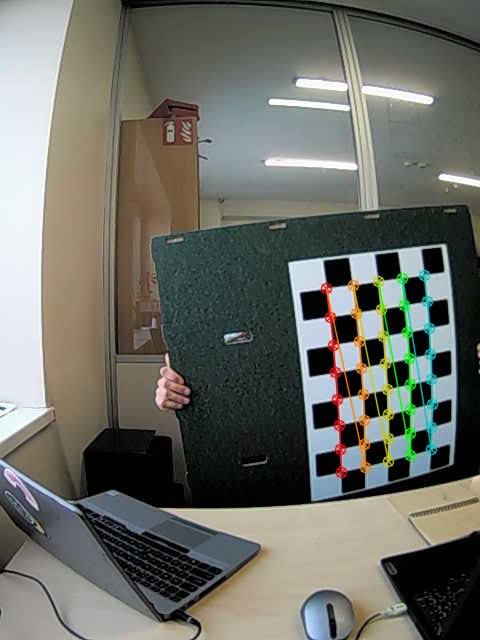
#> input picture main/intrinsic/calibration_images/cam0/calib_0.jpg, 480 x 640 px, given in place of the camera
$ python capture_calibration_images.py   (older library calls are emulated)
#> lines starting #> are read from the running program, lines starting #| are printed output that depends on the picture; after the words box and inside, x2 and y2 are one past the last pixel; in counts of white or black regions, pixels touching at a corner belong together
import cv2
import numpy as np
import argparse
import os
import time
from typing import Optional, Tuple

def has_cuda():
    try:
        return hasattr(cv2, 'cuda') and cv2.cuda.getCudaEnabledDeviceCount() > 0
    except:
        return False

def to_gray(img, use_gpu):
    if not use_gpu or not has_cuda():
        return cv2.cvtColor(img, cv2.COLOR_BGR2GRAY)
    try:
        gpu_img = cv2.cuda_GpuMat()
        gpu_img.upload(img)
        gpu_gray = cv2.cuda.cvtColor(gpu_img, cv2.COLOR_BGR2GRAY)
        return gpu_gray.download()
    except:
        return cv2.cvtColor(img, cv2.COLOR_BGR2GRAY)

def find_chessboard(gray, pattern_size, quality):
    cols, rows = pattern_size
    if quality == "best" and hasattr(cv2, 'findChessboardCornersSB'):
        flags = cv2.CALIB_CB_NORMALIZE_IMAGE | cv2.CALIB_CB_EXHAUSTIVE | cv2.CALIB_CB_ACCURACY
        ret, corners = cv2.findChessboardCornersSB(gray, (cols, rows), flags)
    else:
        flags = cv2.CALIB_CB_ADAPTIVE_THRESH | cv2.CALIB_CB_NORMALIZE_IMAGE
        ret, corners = cv2.findChessboardCorners(gray, (cols, rows), flags)

    if ret:
        return True, corners.reshape(-1, 1, 2).astype(np.float32)
    return False, None

def corners_changed_enough(prev_corners, new_corners, min_shift_px=14.0):
    if prev_corners is None:
        return True
    diff = prev_corners.reshape(-1, 2) - new_corners.reshape(-1, 2)
    mean_shift = np.mean(np.linalg.norm(diff, axis=1))
    return mean_shift >= min_shift_px


def blur_score_variance_of_laplacian(gray: np.ndarray) -> float:
    lap = cv2.Laplacian(gray, cv2.CV_64F)
    return float(lap.var())


def try_set_max_resolution(cap: cv2.VideoCapture) -> Tuple[int, int]:
    # OpenCV can't reliably query "max"; we try common resolutions top-down.
    candidates = [
        (3840, 2160),
        (2560, 1440),
        (1920, 1080),
        (1600, 1200),
        (1280, 720),
        (1024, 768),
        (800, 600),
        (640, 480),
    ]
    best_w, best_h = 0, 0
    for w, h in candidates:
        cap.set(cv2.CAP_PROP_FRAME_WIDTH, float(w))
        cap.set(cv2.CAP_PROP_FRAME_HEIGHT, float(h))
        # Grab a frame to let the driver apply settings.
        ok, frame = cap.read()
        if not ok or frame is None or frame.size == 0:
            continue
        got_h, got_w = frame.shape[:2]
        if got_w >= best_w and got_h >= best_h:
            best_w, best_h = got_w, got_h
        # If we got exactly what we asked for, stop early.
        if got_w == w and got_h == h:
            return got_w, got_h
#> this loop made 8 passes
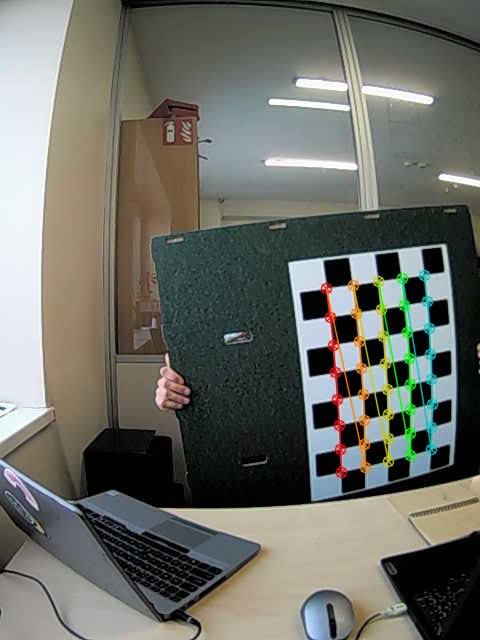
#> input picture main/intrinsic/calibration_images/cam0/calib_0.jpg, 480 x 640 px, given in place of the camera
#> after the loop, best_h = 640; best_w = 480
    if best_w > 0 and best_h > 0:
        return best_w, best_h
    # Fallback
    w = int(cap.get(cv2.CAP_PROP_FRAME_WIDTH) or 0)
    h = int(cap.get(cv2.CAP_PROP_FRAME_HEIGHT) or 0)
    return w, h

def main(argv=None):
    parser = argparse.ArgumentParser(description="Capture calibration images from camera.")
    parser.add_argument("--camera", type=int, default=0)
    parser.add_argument("--out", default="calibration_images")
    parser.add_argument("--count", type=int, default=30)
    parser.add_argument("--pattern", default="8x5", help="e.g. 8x5")
    parser.add_argument("--quality", choices=["fast", "best"], default="best")
    parser.add_argument("--use-gpu", action="store_true", default=True)
    parser.add_argument("--auto", action="store_true", default=True)
    parser.add_argument("--interval-ms", type=int, default=800)
    parser.add_argument("--try-max-res", action="store_true", default=True, help="Try to capture at highest camera resolution")
    parser.add_argument("--min-blur", type=float, default=120.0, help="Variance of Laplacian threshold; higher = sharper")
    parser.add_argument("--ext", choices=["png", "jpg"], default="png")
    parser.add_argument("--png-compression", type=int, default=0, help="0-9 (0 is fastest, still lossless)")
    parser.add_argument("--min-shift-px", type=float, default=14.0, help="Minimum chessboard pose change between saves")
    parser.add_argument("--preview", action="store_true", default=True, help="Show preview window")
    args = parser.parse_args(argv)

    cols, rows = map(int, args.pattern.replace(" ", "").split("x"))
    pattern_size = (cols, rows)

    os.makedirs(args.out, exist_ok=True)

    cap = cv2.VideoCapture(args.camera)
    if not cap.isOpened():
        raise SystemExit(f"Cannot open camera {args.camera}")

    # Prefer MJPG for higher throughput at high resolutions (many webcams)
    try:
        cap.set(cv2.CAP_PROP_FOURCC, cv2.VideoWriter_fourcc(*"MJPG"))
    except Exception:
        pass

    if args.try_max_res:
        w, h = try_set_max_resolution(cap)
#> w = 480; h = 640
    else:
        w = int(cap.get(cv2.CAP_PROP_FRAME_WIDTH) or 0)
        h = int(cap.get(cv2.CAP_PROP_FRAME_HEIGHT) or 0)

    print(f"Controls: [Space]=manual save  [A]=toggle auto  [Esc]=quit")
    print(f"Auto-capture: {args.auto} | GPU: {args.use_gpu and has_cuda()} | Quality: {args.quality}")
    print(f"Capture format: {args.ext.upper()} | Resolution: {w}x{h} | min_blur: {args.min_blur}")
#| Capture format: PNG | Resolution: 480x640 | min_blur: 120.0

    captured = 0
    last_save_time = 0.0
    prev_corners = None
    auto_enabled = args.auto

    while captured < args.count:
        ret, frame = cap.read()
#> frame is the input picture: shape (640, 480, 3); mean B, G, R 101.8, 109.3, 107.9
        if not ret:
            continue

        # Keep a raw copy to save (do NOT save overlays)
        frame_raw = frame.copy()

        gray = to_gray(frame, args.use_gpu)
#> in to_gray, `return cv2.cvtColor(img, cv2.COLOR_BGR2GRAY)`:
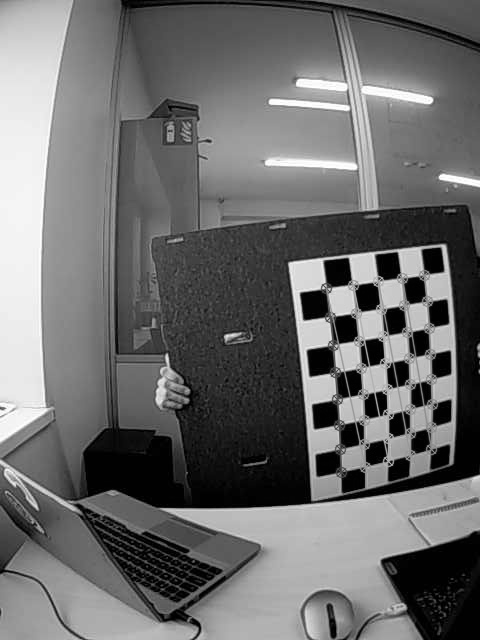
#> returned value: shape (640, 480); min 0, max 255, mean 108
        blur = blur_score_variance_of_laplacian(gray)
#> in blur_score_variance_of_laplacian, `lap = cv2.Laplacian(gray, cv2.CV_64F)`:
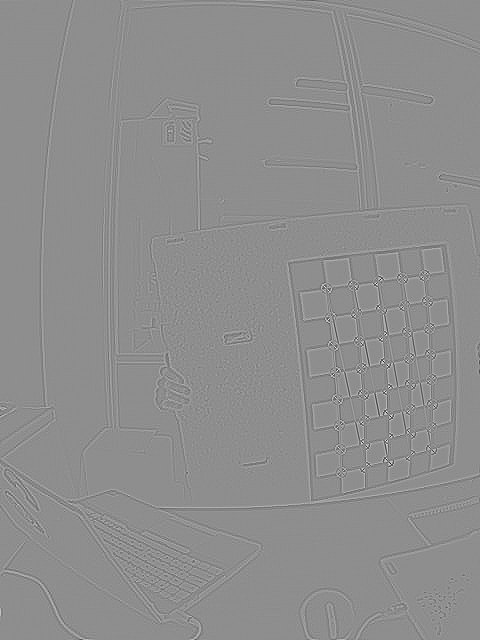
#> lap: shape (640, 480) float64; min -477, max 379, mean 0; drawn with min black and max white
#> blur = 656.2
        found, corners = find_chessboard(gray, pattern_size, args.quality)
#> in find_chessboard, `ret, corners = cv2.findChessboardCornersSB(gray, (cols, rows), flags)`: ret = True; corners = 40 rows, first 8: [340.8, 471.8], [339.9, 448.8], [338.7, 424.7], [336.8, 399.3], [334.8, 372.5], [333.1, 344.8], [330.2, 316.5], [326.3, 288.1]
#> found = True

        if found:
            cv2.drawChessboardCorners(frame, pattern_size, corners, True)

        # Status overlay
        status = f"{captured}/{args.count} | auto={auto_enabled} | blur={blur:.0f}"
#> status = '0/30 | auto=True | blur=656'
        cv2.putText(frame, status, (10, 30), cv2.FONT_HERSHEY_SIMPLEX, 0.8, (0, 255, 0), 2)
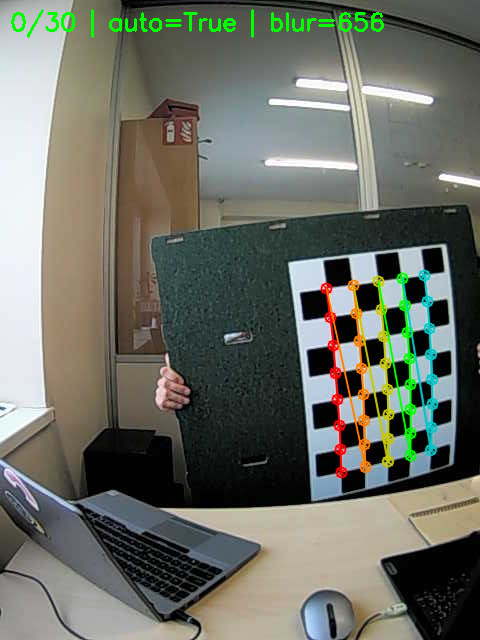
#> frame: shape (640, 480, 3); mean B, G, R 100.5, 110.7, 107.2

        if args.preview:
            cv2.imshow("Capture Calibration", frame)

        key = cv2.waitKey(1) & 0xFF if args.preview else 255
#> (key Esc is pressed here)
        now = time.time()

        # Controls
        if key == 27:  # ESC
            break
        if key in (ord('a'), ord('A')):
            auto_enabled = not auto_enabled
            print(f"Auto-capture: {auto_enabled}")

        # Manual save (spacebar)
        if key == 32 and found:
            if blur < args.min_blur:
                print(f"Skip (blur {blur:.0f} < {args.min_blur})")
            elif corners_changed_enough(prev_corners, corners, min_shift_px=float(args.min_shift_px)):
                path = os.path.join(args.out, f"calib_{captured:04d}.{args.ext}")
                if args.ext == "png":
                    cv2.imwrite(path, frame_raw, [cv2.IMWRITE_PNG_COMPRESSION, int(args.png_compression)])
                else:
                    cv2.imwrite(path, frame_raw, [cv2.IMWRITE_JPEG_QUALITY, 100])
                prev_corners = corners
                captured += 1
                last_save_time = now
                print(f"Saved {path}")

        # Auto save
        if auto_enabled and found:
            elapsed_ms = (now - last_save_time) * 1000
            if elapsed_ms >= args.interval_ms:
                if blur < args.min_blur:
                    continue
                if corners_changed_enough(prev_corners, corners, min_shift_px=float(args.min_shift_px)):
                    path = os.path.join(args.out, f"calib_{captured:04d}.{args.ext}")
                    if args.ext == "png":
                        cv2.imwrite(path, frame_raw, [cv2.IMWRITE_PNG_COMPRESSION, int(args.png_compression)])
                    else:
                        cv2.imwrite(path, frame_raw, [cv2.IMWRITE_JPEG_QUALITY, 100])
                    prev_corners = corners
                    captured += 1
                    last_save_time = now
                    print(f"Auto-saved {path}")

    cap.release()
    cv2.destroyAllWindows()
    print(f"Done. Captured {captured} images in {args.out}/")
    return 0

if __name__ == "__main__":
    raise SystemExit(main())
#> (the program exits here)

$ run again, on main/intrinsic/calibration_images/cam0/calib_10.jpg
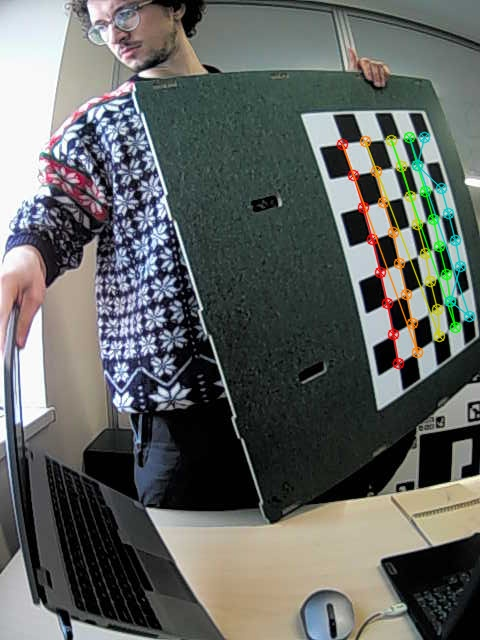
#> input picture main/intrinsic/calibration_images/cam0/calib_10.jpg, 480 x 640 px, given in place of the camera
#> the loop in try_set_max_resolution, `for w, h in candidates:` made 8 passes
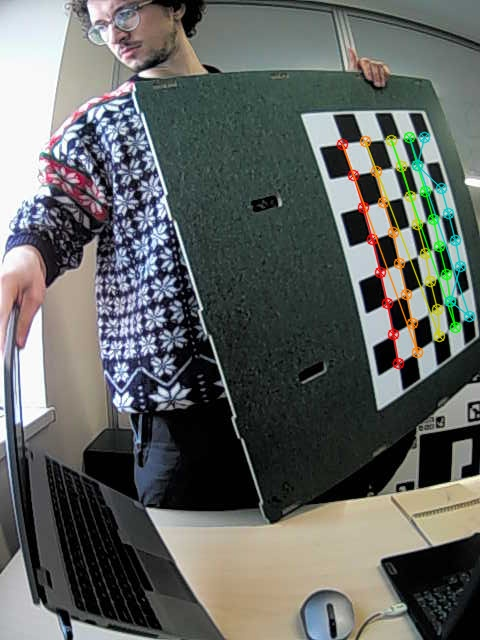
#> input picture main/intrinsic/calibration_images/cam0/calib_10.jpg, 480 x 640 px, given in place of the camera
#> after the loop in try_set_max_resolution, `for w, h in candidates:`: best_h = 640; best_w = 480
#> h = 640
#| Capture format: PNG | Resolution: 480x640 | min_blur: 120.0
#> in main, frame is the input picture: shape (640, 480, 3); mean B, G, R 98.2, 101.3, 97.9
#> in blur_score_variance_of_laplacian, `lap = cv2.Laplacian(gray, cv2.CV_64F)`:
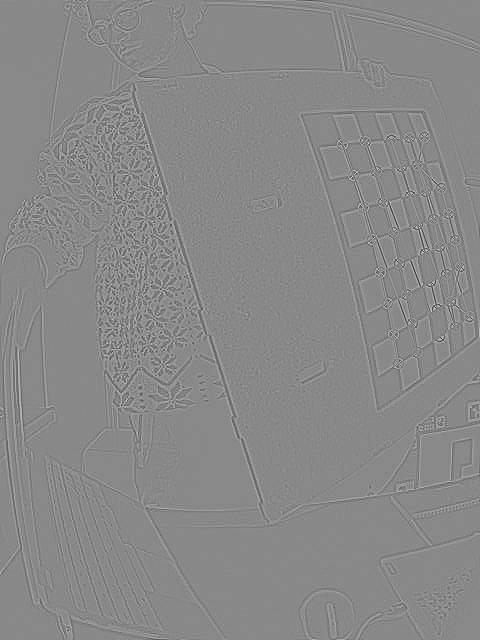
#> lap: shape (640, 480) float64; min -454, max 390, mean 0; drawn with min black and max white
#> blur = 1014.4
#> ret = False
#> status = '0/30 | auto=True | blur=1014'
#> in main, `cv2.putText(frame, status, (10, 30), cv2.FONT_HERSHEY_SIMPLEX, 0.8, (0..`:
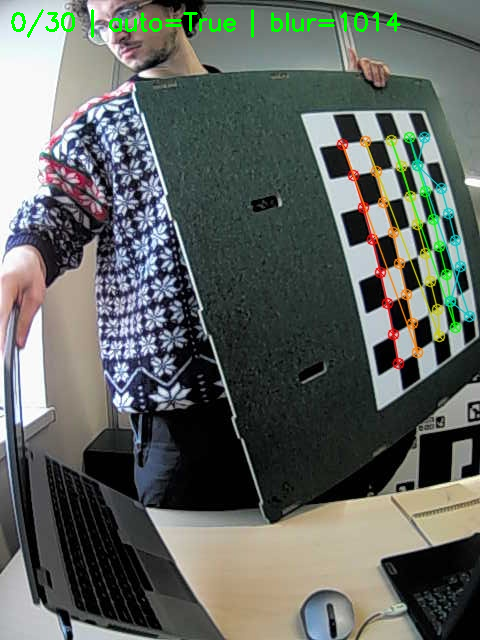
#> frame: shape (640, 480, 3); 0.75% of pixels changed, all inside (x1, y1, x2, y2) = (11, 9, 401, 38)

$ run again, on main/intrinsic/calibration_images/cam0/calib_11.jpg
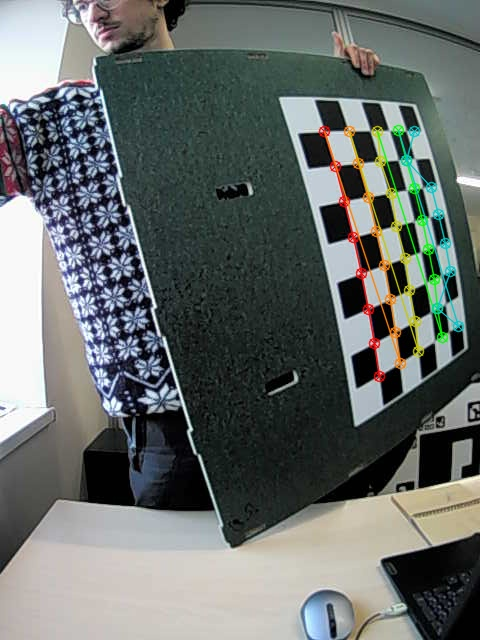
#> input picture main/intrinsic/calibration_images/cam0/calib_11.jpg, 480 x 640 px, given in place of the camera
#> the loop in try_set_max_resolution, `for w, h in candidates:` made 8 passes
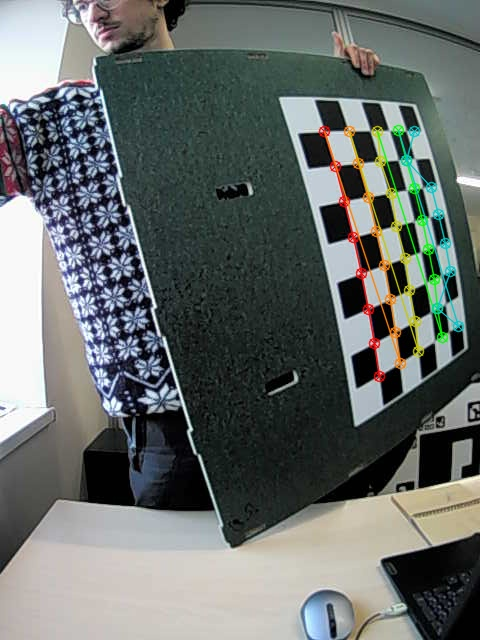
#> input picture main/intrinsic/calibration_images/cam0/calib_11.jpg, 480 x 640 px, given in place of the camera
#> after the loop in try_set_max_resolution, `for w, h in candidates:`: best_h = 640; best_w = 480
#> h = 640
#| Capture format: PNG | Resolution: 480x640 | min_blur: 120.0
#> in main, frame is the input picture: shape (640, 480, 3); mean B, G, R 106.1, 108.5, 102.6
#> in blur_score_variance_of_laplacian, `lap = cv2.Laplacian(gray, cv2.CV_64F)`:
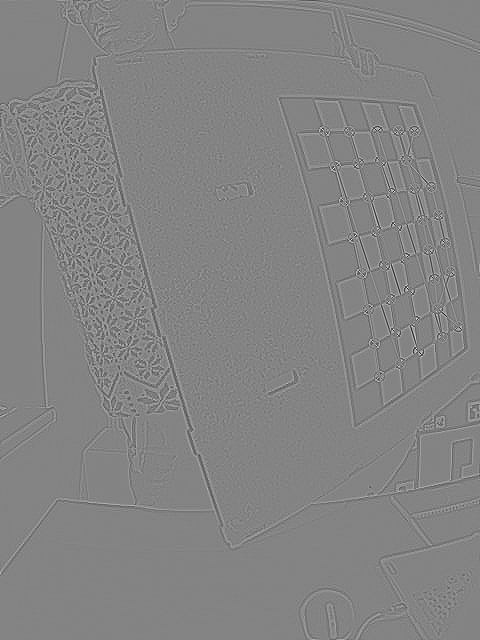
#> lap: shape (640, 480) float64; min -406, max 380, mean 0; drawn with min black and max white
#> blur = 898.8
#> in find_chessboard, `ret, corners = cv2.findChessboardCornersSB(gray, (cols, rows), flags)`: ret = True; corners = 40 rows, first 8: [388.7, 130.5], [397.6, 159.7], [406.3, 190.6], [413.9, 221.2], [420.9, 252.6], [425.5, 284], [430.4, 313.9], [429.6, 340]
#> in main, `found, corners = find_chessboard(gray, pattern_size, args.quality)`: found = True
#> status = '0/30 | auto=True | blur=899'
#> in main, `cv2.putText(frame, status, (10, 30), cv2.FONT_HERSHEY_SIMPLEX, 0.8, (0..`:
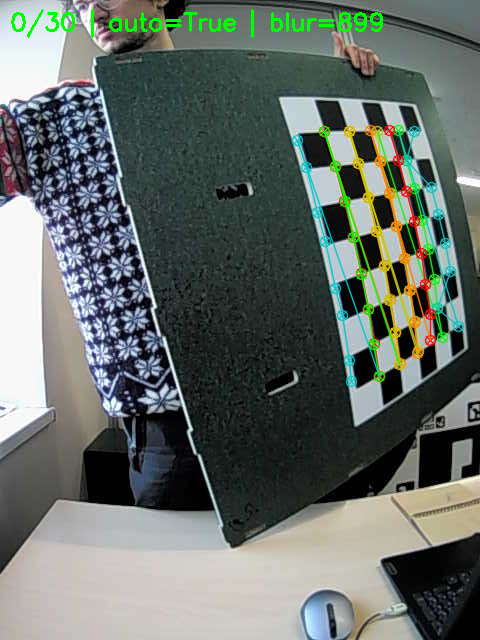
#> frame: shape (640, 480, 3); mean B, G, R 104.3, 110, 101.3
